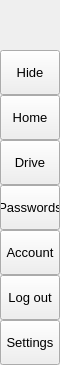
      <widget class="QFrame" name="leftMenuBg">
       <property name="minimumSize">
        <size>
         <width>60</width>
         <height>0</height>
        </size>
       </property>
       <property name="maximumSize">
        <size>
         <width>60</width>
         <height>16777215</height>
        </size>
       </property>
       <property name="frameShape">
        <enum>QFrame::NoFrame</enum>
       </property>
       <property name="frameShadow">
        <enum>QFrame::Raised</enum>
       </property>
       <layout class="QVBoxLayout" name="verticalLayout_3">
        <property name="spacing">
         <number>0</number>
        </property>
        <property name="leftMargin">
         <number>0</number>
        </property>
        <property name="topMargin">
         <number>0</number>
        </property>
        <property name="rightMargin">
         <number>0</number>
        </property>
        <property name="bottomMargin">
         <number>0</number>
        </property>
        <item>
         <widget class="QFrame" name="topLogoInfo">
          <property name="minimumSize">
           <size>
            <width>0</width>
            <height>50</height>
           </size>
          </property>
          <property name="maximumSize">
           <size>
            <width>16777215</width>
            <height>50</height>
           </size>
          </property>
          <property name="frameShape">
           <enum>QFrame::NoFrame</enum>
          </property>
          <property name="frameShadow">
           <enum>QFrame::Raised</enum>
          </property>
          <widget class="QFrame" name="topLogo">
           <property name="geometry">
            <rect>
             <x>10</x>
             <y>10</y>
             <width>42</width>
             <height>42</height>
            </rect>
           </property>
           <property name="minimumSize">
            <size>
             <width>42</width>
             <height>42</height>
            </size>
           </property>
           <property name="maximumSize">
            <size>
             <width>42</width>
             <height>42</height>
            </size>
           </property>
           <property name="sizeIncrement">
            <size>
             <width>0</width>
             <height>0</height>
            </size>
           </property>
           <property name="autoFillBackground">
            <bool>false</bool>
           </property>
           <property name="styleSheet">
            <string notr="true">background-image: url(:/images/images/images/RSA30x30.png);
background-position: center;</string>
           </property>
           <property name="frameShape">
            <enum>QFrame::NoFrame</enum>
           </property>
           <property name="frameShadow">
            <enum>QFrame::Raised</enum>
           </property>
          </widget>
          <widget class="QLabel" name="titleLeftApp">
           <property name="geometry">
            <rect>
             <x>70</x>
             <y>8</y>
             <width>160</width>
             <height>20</height>
            </rect>
           </property>
           <property name="font">
            <font>
             <family>Segoe UI Semibold</family>
             <pointsize>12</pointsize>
             <weight>7</weight>
             <italic>false</italic>
             <bold>false</bold>
            </font>
           </property>
           <property name="text">
            <string>EasyRSA</string>
           </property>
           <property name="alignment">
            <set>Qt::AlignLeading|Qt::AlignLeft|Qt::AlignTop</set>
           </property>
          </widget>
          <widget class="QLabel" name="titleLeftDescription">
           <property name="geometry">
            <rect>
             <x>70</x>
             <y>27</y>
             <width>160</width>
             <height>16</height>
            </rect>
           </property>
           <property name="maximumSize">
            <size>
             <width>16777215</width>
             <height>16</height>
            </size>
           </property>
           <property name="font">
            <font>
             <family>Segoe UI</family>
             <pointsize>8</pointsize>
             <weight>50</weight>
             <italic>false</italic>
             <bold>false</bold>
            </font>
           </property>
           <property name="text">
            <string>Dashboard</string>
           </property>
           <property name="alignment">
            <set>Qt::AlignLeading|Qt::AlignLeft|Qt::AlignTop</set>
           </property>
          </widget>
         </widget>
        </item>
        <item>
         <widget class="QFrame" name="leftMenuFrame">
          <property name="frameShape">
           <enum>QFrame::NoFrame</enum>
          </property>
          <property name="frameShadow">
           <enum>QFrame::Raised</enum>
          </property>
          <layout class="QVBoxLayout" name="verticalMenuLayout">
           <property name="spacing">
            <number>0</number>
           </property>
           <property name="leftMargin">
            <number>0</number>
           </property>
           <property name="topMargin">
            <number>0</number>
           </property>
           <property name="rightMargin">
            <number>0</number>
           </property>
           <property name="bottomMargin">
            <number>0</number>
           </property>
           <item>
            <widget class="QFrame" name="toggleBox">
             <property name="maximumSize">
              <size>
               <width>16777215</width>
               <height>45</height>
              </size>
             </property>
             <property name="frameShape">
              <enum>QFrame::NoFrame</enum>
             </property>
             <property name="frameShadow">
              <enum>QFrame::Raised</enum>
             </property>
             <layout class="QVBoxLayout" name="verticalLayout_4">
              <property name="spacing">
               <number>0</number>
              </property>
              <property name="leftMargin">
               <number>0</number>
              </property>
              <property name="topMargin">
               <number>0</number>
              </property>
              <property name="rightMargin">
               <number>0</number>
              </property>
              <property name="bottomMargin">
               <number>0</number>
              </property>
              <item>
               <widget class="QPushButton" name="toggleButton">
                <property name="sizePolicy">
                 <sizepolicy hsizetype="Expanding" vsizetype="Fixed">
                  <horstretch>0</horstretch>
                  <verstretch>0</verstretch>
                 </sizepolicy>
                </property>
                <property name="minimumSize">
                 <size>
                  <width>0</width>
                  <height>45</height>
                 </size>
                </property>
                <property name="font">
                 <font>
                  <family>Segoe UI</family>
                  <pointsize>10</pointsize>
                  <weight>50</weight>
                  <italic>false</italic>
                  <bold>false</bold>
                 </font>
                </property>
                <property name="cursor">
                 <cursorShape>PointingHandCursor</cursorShape>
                </property>
                <property name="layoutDirection">
                 <enum>Qt::LeftToRight</enum>
                </property>
                <property name="styleSheet">
                 <string notr="true">background-image: url(:/icons/images/icons/icon_menu.png);</string>
                </property>
                <property name="text">
                 <string>Hide</string>
                </property>
               </widget>
              </item>
             </layout>
            </widget>
           </item>
           <item>
            <widget class="QFrame" name="topMenu">
             <property name="frameShape">
              <enum>QFrame::NoFrame</enum>
             </property>
             <property name="frameShadow">
              <enum>QFrame::Raised</enum>
             </property>
             <layout class="QVBoxLayout" name="verticalLayout_8">
              <property name="spacing">
               <number>0</number>
              </property>
              <property name="leftMargin">
               <number>0</number>
              </property>
              <property name="topMargin">
               <number>0</number>
              </property>
              <property name="rightMargin">
               <number>0</number>
              </property>
              <property name="bottomMargin">
               <number>0</number>
              </property>
              <item>
               <widget class="QPushButton" name="btn_home">
                <property name="sizePolicy">
                 <sizepolicy hsizetype="Expanding" vsizetype="Fixed">
                  <horstretch>0</horstretch>
                  <verstretch>0</verstretch>
                 </sizepolicy>
                </property>
                <property name="minimumSize">
                 <size>
                  <width>0</width>
                  <height>45</height>
                 </size>
                </property>
                <property name="font">
                 <font>
                  <family>Segoe UI</family>
                  <pointsize>10</pointsize>
                  <weight>50</weight>
                  <italic>false</italic>
                  <bold>false</bold>
                 </font>
                </property>
                <property name="cursor">
                 <cursorShape>PointingHandCursor</cursorShape>
                </property>
                <property name="layoutDirection">
                 <enum>Qt::LeftToRight</enum>
                </property>
                <property name="styleSheet">
                 <string notr="true">background-image: url(:/icons/images/icons/cil-home.png);</string>
                </property>
                <property name="text">
                 <string>Home</string>
                </property>
               </widget>
              </item>
              <item>
               <widget class="QPushButton" name="btn_filespace">
                <property name="sizePolicy">
                 <sizepolicy hsizetype="Expanding" vsizetype="Fixed">
                  <horstretch>0</horstretch>
                  <verstretch>0</verstretch>
                 </sizepolicy>
                </property>
                <property name="minimumSize">
                 <size>
                  <width>0</width>
                  <height>45</height>
                 </size>
                </property>
                <property name="font">
                 <font>
                  <family>Segoe UI</family>
                  <pointsize>10</pointsize>
                  <weight>50</weight>
                  <italic>false</italic>
                  <bold>false</bold>
                 </font>
                </property>
                <property name="cursor">
                 <cursorShape>PointingHandCursor</cursorShape>
                </property>
                <property name="layoutDirection">
                 <enum>Qt::LeftToRight</enum>
                </property>
                <property name="styleSheet">
                 <string notr="true">background-image: url(:/icons/images/icons/cil-file.png);</string>
                </property>
                <property name="text">
                 <string>Drive</string>
                </property>
               </widget>
              </item>
              <item>
               <widget class="QPushButton" name="btn_passwords">
                <property name="sizePolicy">
                 <sizepolicy hsizetype="Expanding" vsizetype="Fixed">
                  <horstretch>0</horstretch>
                  <verstretch>0</verstretch>
                 </sizepolicy>
                </property>
                <property name="minimumSize">
                 <size>
                  <width>0</width>
                  <height>45</height>
                 </size>
                </property>
                <property name="font">
                 <font>
                  <family>Segoe UI</family>
                  <pointsize>10</pointsize>
                  <weight>50</weight>
                  <italic>false</italic>
                  <bold>false</bold>
                 </font>
                </property>
                <property name="cursor">
                 <cursorShape>PointingHandCursor</cursorShape>
                </property>
                <property name="layoutDirection">
                 <enum>Qt::LeftToRight</enum>
                </property>
                <property name="styleSheet">
                 <string notr="true">background-image: url(:/icons/images/icons/cil-lock-locked.png);</string>
                </property>
                <property name="text">
                 <string>Passwords</string>
                </property>
               </widget>
              </item>
              <item>
               <widget class="QPushButton" name="btn_account">
                <property name="sizePolicy">
                 <sizepolicy hsizetype="Expanding" vsizetype="Fixed">
                  <horstretch>0</horstretch>
                  <verstretch>0</verstretch>
                 </sizepolicy>
                </property>
                <property name="minimumSize">
                 <size>
                  <width>0</width>
                  <height>45</height>
                 </size>
                </property>
                <property name="font">
                 <font>
                  <family>Segoe UI</family>
                  <pointsize>10</pointsize>
                  <weight>50</weight>
                  <italic>false</italic>
                  <bold>false</bold>
                 </font>
                </property>
                <property name="cursor">
                 <cursorShape>PointingHandCursor</cursorShape>
                </property>
                <property name="layoutDirection">
                 <enum>Qt::LeftToRight</enum>
                </property>
                <property name="styleSheet">
                 <string notr="true">background-image: url(:/icons/images/icons/cil-user.png);</string>
                </property>
                <property name="text">
                 <string>Account</string>
                </property>
               </widget>
              </item>
              <item>
               <widget class="QPushButton" name="btn_exit">
                <property name="sizePolicy">
                 <sizepolicy hsizetype="Expanding" vsizetype="Fixed">
                  <horstretch>0</horstretch>
                  <verstretch>0</verstretch>
                 </sizepolicy>
                </property>
                <property name="minimumSize">
                 <size>
                  <width>0</width>
                  <height>45</height>
                 </size>
                </property>
                <property name="font">
                 <font>
                  <family>Segoe UI</family>
                  <pointsize>10</pointsize>
                  <weight>50</weight>
                  <italic>false</italic>
                  <bold>false</bold>
                 </font>
                </property>
                <property name="cursor">
                 <cursorShape>PointingHandCursor</cursorShape>
                </property>
                <property name="layoutDirection">
                 <enum>Qt::LeftToRight</enum>
                </property>
                <property name="styleSheet">
                 <string notr="true">background-image: url(:/icons/images/icons/cil-x.png);</string>
                </property>
                <property name="text">
                 <string>Log out</string>
                </property>
               </widget>
              </item>
             </layout>
            </widget>
           </item>
           <item alignment="Qt::AlignBottom">
            <widget class="QFrame" name="bottomMenu">
             <property name="frameShape">
              <enum>QFrame::NoFrame</enum>
             </property>
             <property name="frameShadow">
              <enum>QFrame::Raised</enum>
             </property>
             <layout class="QVBoxLayout" name="verticalLayout_9">
              <property name="spacing">
               <number>0</number>
              </property>
              <property name="leftMargin">
               <number>0</number>
              </property>
              <property name="topMargin">
               <number>0</number>
              </property>
              <property name="rightMargin">
               <number>0</number>
              </property>
              <property name="bottomMargin">
               <number>0</number>
              </property>
              <item>
               <widget class="QPushButton" name="toggleLeftBox">
                <property name="sizePolicy">
                 <sizepolicy hsizetype="Expanding" vsizetype="Fixed">
                  <horstretch>0</horstretch>
                  <verstretch>0</verstretch>
                 </sizepolicy>
                </property>
                <property name="minimumSize">
                 <size>
                  <width>0</width>
                  <height>45</height>
                 </size>
                </property>
                <property name="font">
                 <font>
                  <family>Segoe UI</family>
                  <pointsize>10</pointsize>
                  <weight>50</weight>
                  <italic>false</italic>
                  <bold>false</bold>
                 </font>
                </property>
                <property name="cursor">
                 <cursorShape>PointingHandCursor</cursorShape>
                </property>
                <property name="layoutDirection">
                 <enum>Qt::LeftToRight</enum>
                </property>
                <property name="styleSheet">
                 <string notr="true">background-image: url(:/icons/images/icons/icon_settings.png);</string>
                </property>
                <property name="text">
                 <string>Settings</string>
                </property>
               </widget>
              </item>
             </layout>
            </widget>
           </item>
          </layout>
         </widget>
        </item>
       </layout>
      </widget>
